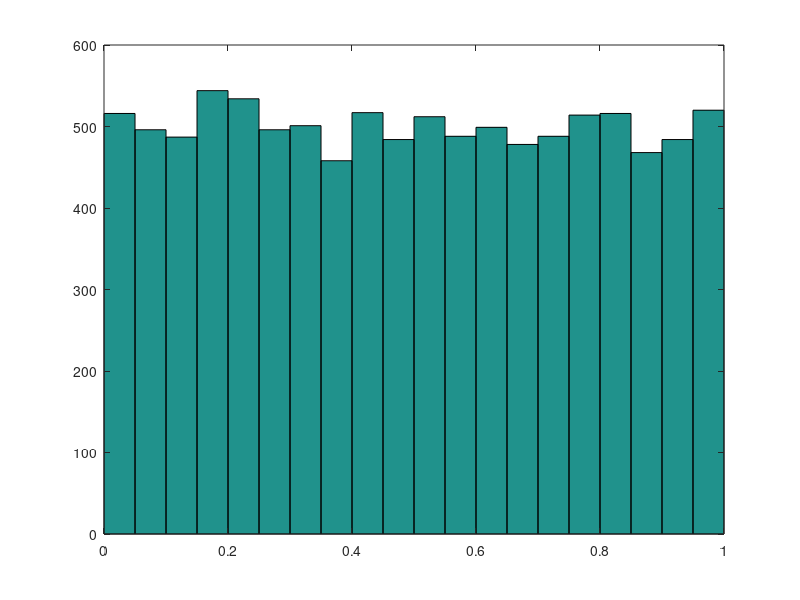
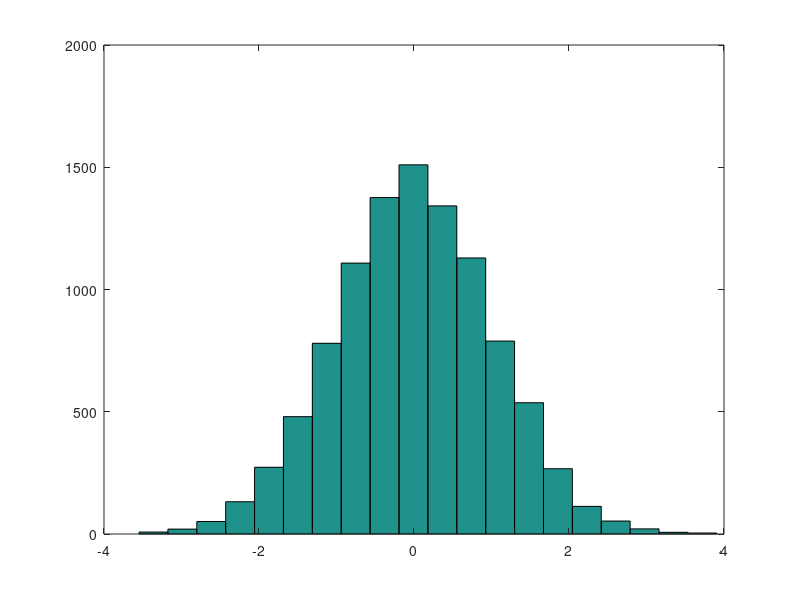
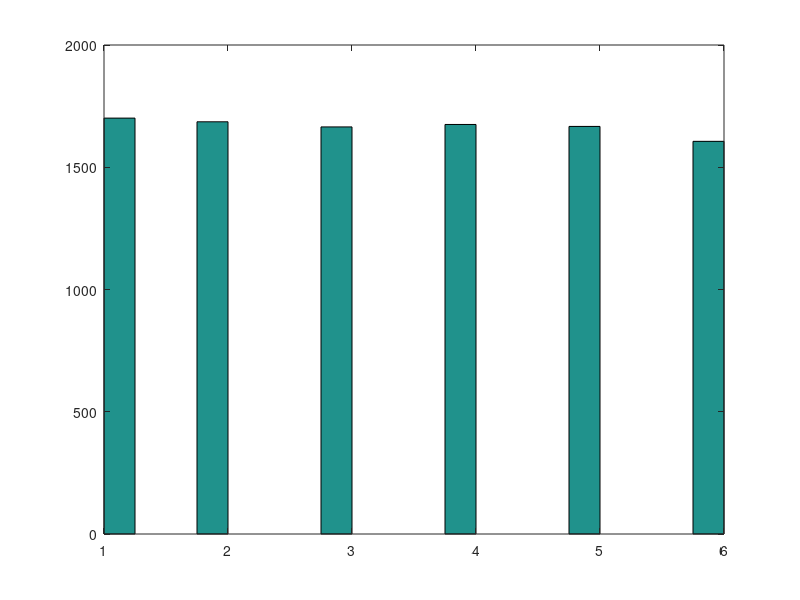

MATLAB code for these plots, in order:
%% homework data

T = [0:10 20:10:100]';
Vh2o = 1 + [0.0001329 ...
    0.0000733 ...
    0.0000321 ...
    0.0000078 ...
    0 ...
    0.0000081 ...
    0.0000318 ... % the three dots let you continue to the next line
    0.0000704 ...
    0.0001236 ...
    0.0001909 ...
    0.0002719 ...
    0.0015678 ...
    0.0043408 ...
    0.0078108 ...
    0.012074 ...
    0.017046 ...
    0.022694 ...
    0.028987 ...
    0.035904 ...
    0.043427]';

% plot the data, data vectors must be the same length to plot
plot(T, Vh2o, T([1 end]), Vh2o([1 end]),'--r'), grid on

title('Homework #1')
xlabel('Temperature (Celsius)')
ylabel('Volume H20 (cm^3)')

% the syntax T([1 end]) returns only the first and last data point in T
% '--r' tells the plot function to make a dashed red line

%% zooming in on interesting data

xlim([0 10]) % zoom to 0 - 10 degrees
ylim([1 1.0005]) % zoom to a reasonable range of specific volume data
% you should see that there are two temperatures that correspond to
% the same volume of water. It is not thermometric.

%% histograms

% Let's create some random data points
data = rand(1e4,1); % 10,000 points as a column
data2 = randn(1e4,1); % same size data but different random function
data3 = randi(6,1e4,1); % 10k values from the integers from 1 to 6

% histograms put values of data into bins so you can see how data is
% distributed.
hist(data, 20) % this looks like a uniform distribution [0, 1]
figure, hist(data2, 20) % this data is normally distributed, mean=0 std=1
figure, hist(data3, 20) % this is also uniform

%% functions

% We don't always want to type commands multiple times when working.
% Writing a function let's you re-use code you've written before, and it's
% a bit more powerful than a simple script in many ways. The commented code
% below would normalize the data so that the y-axis in our histograms
% relate to the probability of randomly selecting a value in a bin from the
% dataset.

% This will not run if you un-comment it in this notes script!!

% function nhist(data, numBins)
% 
% % this simulates 10000 dice rolls of a four-sided die
% % data = randi(sizeDice, numTrials, 1); % flat disribution
% 
% % generates a histogram with 20 bins
% [barHeight, rollValue] = hist(data, numBins);
% 
% % add up all trials
% sumHeights = sum(barHeight);
% 
% figure
% % plot a new figure
% bar(rollValue, barHeight/sumHeights)
% 
% title('normalized distribution')
% 
% 
% end

%% feautres of functions

% functions always start with the word 'function'. If your function has
% outputs, they are specified in brackets, followed by the filename (also
% the function name when calling it), then followed by inputs within 
% (parentheses). 

% function [output] = functionName(input)

%% Calling a function

% Calling a function just means you type it in your code to use it. In
% matlab, you can call functions from the command window or within other
% functions and scripts. Think of it like copying and pasting pre-written
% code from another place into the line where you call your function to
% achieve some purpose. For example, if you call nhist from the command
% window, it runs everything in the file without having to type anything
% new! 

% When running a function, matlab creates its own workspace for variables
% that is different than the global workspace that scripts use. This
% protects certain variables from getting overwritten and also keeps your
% global workspace cleaner.

%% debugging

% you can pause code written in scripts and functions by clicking the line
% hyphen next to the code
% <--- over here!
x = 'this is just an example'; 
% when you run this section of the script, Matlab will stop BEFORE line 115
% and you can inspect the current workspace to check on problems. Hitting
% F5 in windows continues running the code until another breakpoint or
% completion. shift + F5 cancels debugging.

% It works the same way in functions.

% Now, open up the week3function and follow the directions!
